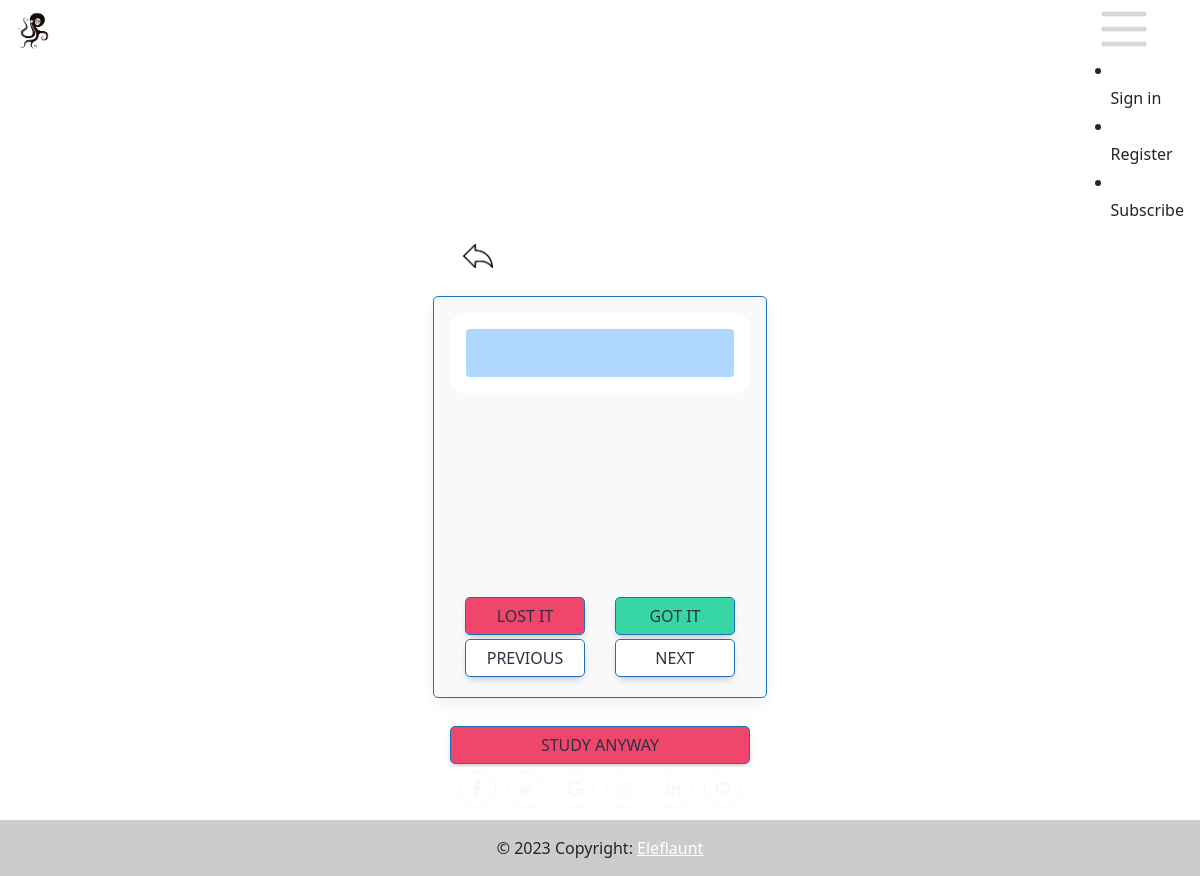
Page /study_deck/20 on the earlier database version.
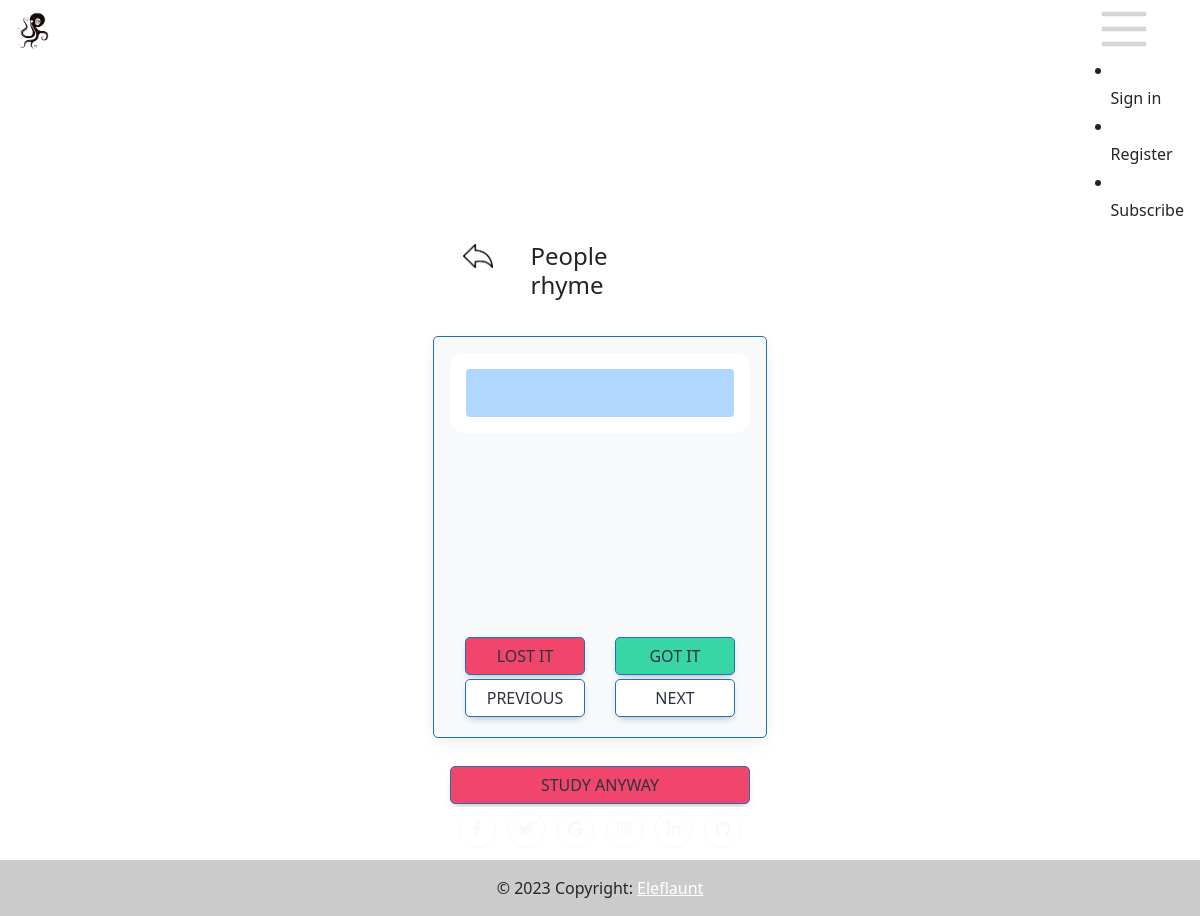
Same page on the later database version.
### app.py (models this page shows, shortened)
class Deck(db.Model):
    id = db.Column(db.Integer, primary_key=True)
    name = db.Column(db.String(50), nullable=False)
    description = db.Column(db.String(255), nullable=False)
    user_id = db.Column(db.Integer, db.ForeignKey('user.id'))
    cards = db.relationship('Card', secondary=cards, backref="decks", lazy="select")
    public = db.Column(db.Integer, default=0)
    edited = db.Column(db.Integer, default=0)
    create_method = db.Column(db.String(255), nullable=True)
    category = db.Column(db.String(255), nullable=True)
    times_accessed = db.Column(db.Integer, default=0)

### app.py (the view)
@app.route("/study_deck/<int:deck_id>", methods = ["POST", "GET"])
def study_deck(deck_id):
    deck = Deck.query.get(deck_id)
    return render_template("study_deck.html", title="Study deck", deck=deck_id, deck0 = deck)

### app.py (called while the page is built)
@app.after_request
def after_request(response):
    response.headers["Cache-Control"] = "no-cache, no-store, must-revalidate"
    response.headers["Expires"] = 0
    response.headers["Pragma"] = "no-cache"
    return response

### templates/study_deck.html (shortened to what this page needs)
{% extends "layout.html" %} {% block title %} Study {% endblock %}  {% block main_0 %}
<div class="d-flex align-items-center justify-content-center">
  <div style="max-width:700px">
    <div class="row m-3">
      <div class="col-3 d-flex align-items-center justify-content-center h-100">
        <a href="/viewdecks">
          <img src="\static\reply-arrow-outline-icon.png" alt="Return to decks" style="max-width:30px;max-height:30px;"
            class="" title="Return to decks">
        </a>
      </div>
      <div class="col-6 d-flex align-items-center justify-content-center h-100">
        <h4> {{deck0.name}} </h4>
      </div>
      <div class="col-3 d-flex align-items-center justify-content-center h-100">
      </div>
    </div>
    <div id="contain-main">
      <div class="container p-1">
        <div class="col-8-md mx-auto box_0 p-1 border-0 mw1">
          <div class="card m-1 bg-light p-3 box_study" id="cardC" style="border-radius:15px">
            <div class="col-6-md mx-auto">
              <div id="card-container mx-auto " style="min-height: 300px; width: 300px;">
                <div class="card-body" style="border-radius:15px">
                  <h3
                    class="card-title border-0 input_0 form-control form-control-lg m-0 d-flex align-items-center justify-content-center"
                    id="card-term"></h3>
                </div>
                <div style="min-height: 200px;">
                </div>
                <div class="row my-1">
                  <div class="d-flex align-items-center justify-content-center">
                    <div class="col d-flex align-items-center justify-content-center"><button class="btn box_study "
                        style="width: 120px" id="forgot-btn">Lost it</button></div>
                    <div class="col d-flex align-items-center justify-content-center"><button class="btn box_study"
                        style="width: 120px" id="remember-btn">Got it</button>
                    </div>
                  </div>
                </div>
                <div class="row my-1">
                  <div class="d-flex align-items-center justify-content-center">
                  <div class="col d-flex align-items-center justify-content-center"><button class="btn box_study"
                      style="width: 120px" id="prev-btn">Previous</button></div>
                  <div class="col d-flex align-items-center justify-content-center"><button class="btn box_study"
                      style="width: 120px" id="next-btn">Next</button></div>
                </div></div>
              </div>
            </div>
          </div>
        </div>
      </div>
    </div>
  </div>
</div>
</div>
<div class="row d-flex align-items-center justify-content-center">
  <div class="col-6 mx-auto">
    <div class="row d-flex align-items-center justify-content-center">
    </div>
    <div class="row d-flex align-items-center justify-content-center">
      <a class="btn box_warning eq_buttons ml-5" style="max-width: 300px" href="/casualmode/{{deck}}" id="force-study"
        style="display: none">Study anyway</a>
    </div>
  </div>
</div>
{% endblock %}

### templates/layout.html (shortened to what this page needs)
<!DOCTYPE html>
<html lang="en">
<head>
    <link href="..\static\style.css" rel="stylesheet" />
</head>
<body>
    <link href="https://cdnjs.cloudflare.com/ajax/libs/font-awesome/6.0.0/css/all.min.css" rel="stylesheet" />
    <link href="https://cdnjs.cloudflare.com/ajax/libs/mdb-ui-kit/6.1.0/mdb.min.css" rel="stylesheet" />
    <div class = "row">
        <div class = "col align-left">
    <a href="/"><img src="\static\logo1_small.png" alt = "logo" class="responsive navbar-brand px-2" style="max-height: 60px;"></a>
</div>
<div class = "col d-flex justify-content-end">
    <div class="dropdown align-right">
            <img src="/static/navbar_toggler_img.png" class="dropdown-toggle m-1" type="button" id="dropdownMenu2" data-bs-toggle="dropdown" aria-expanded="false">
            {% if current_user.is_authenticated %}
        <ul class="dropdown-menu dropdown-menu-end">
            <li><a href="/viewdecks" class="dropdown-item" type="button">Study</a></li>
            <li><a href="/extract2" class="dropdown-item" type="button">Create</a></li>
            <li><a  href="/account" class="dropdown-item" type="button">My account</a></li>
            <li><a  href="/logout"class="dropdown-item" type="button">Sign out</a></li>
        </ul>
        <ul class="dropdown-menu dropdown-menu-end">
            {% else %}
            <li><a  href="/login" class="dropdown-item" type="button">Sign in</a></li>
            <li><a  href="/register" class="dropdown-item" type="button">Register</a></li>
            <li><a href="/subscribe" class="dropdown-item" type="button">Subscribe</a></li>
            {% endif %}
    </div>
</div>
    <main>
        {% block main_0 %}
        {% endblock %}
    <footer class="text-center site-footer">
        <a class="btn btn-outline-light btn-floating m-1" href="#!" role="button"><i class="fab fa-facebook-f"></i></a>
        <a class="btn btn-outline-light btn-floating m-1" href="#!" role="button"><i class="fab fa-twitter"></i></a>
        <a class="btn btn-outline-light btn-floating m-1" href="#!" role="button"><i class="fab fa-google"></i></a>
        <a class="btn btn-outline-light btn-floating m-1" href="#!" role="button"><i class="fab fa-instagram"></i></a>
        <a class="btn btn-outline-light btn-floating m-1" href="#!" role="button"><i class="fab fa-linkedin-in"></i></a>
        <a class="btn btn-outline-light btn-floating m-1" href="#!" role="button"><i class="fab fa-github"></i></a>
        <div class="text-center p-3 mt-2" style="background-color: rgba(0, 0, 0, 0.2);">
            © 2023 Copyright:
            <a class="text-white" href="https://mdbootstrap.com/">Eleflaunt</a>
        </div>
    </footer>
    <link href="https://cdn.jsdelivr.net/npm/bootstrap@5.1.3/dist/css/bootstrap.min.css"
 rel="stylesheet" />
</body>
</html>

### static/style.css (style rules this page uses)
.responsive { max-width: 100%; height: auto; }
footer { background-size: cover; }
body { background-color: white !important; background-size: cover; }
.row { --mdb-gutter-x: 0.5rem !important; }
.input_0 { background-color: white !important; color: black; }
.card { background-color: white !important; }
.card-body { background-color: white !important; }
.card-title { background-color: white !important; }
.box_0 { border: 10px solid !important; align-content: center !important; background-color: white !important; border-width: 5px !important; border-radius: 20px !important; border-color: #1D71BA !important; align-self: center !important; color: #2D3142 !important; }
.box_warning { border: 10px solid !important; align-content: center !important; background-color: #F1466B !important; border-width: 1px !important; border-radius: 5px !important; border-color: #1D71BA !important; align-self: center !important; color: #2D3142 !important; }
.box_study { border: 10px solid !important; align-content: center !important; background-color: white !important; border-width: 1px !important; border-radius: 5px !important; border-color: #1D71BA !important; align-self: center !important; color: #2D3142 !important; }
body { display: flex; min-height: 100vh; flex-direction: column; }
.site-footer { margin-top: auto; }
main { flex-grow: 1; }
footer { background-color: white; }
.eq_buttons { width: 100%; margin: 3px; }
.mw1 { max-width: 400px; }
.form-control { background-color: #B0D7FF !important; }
#forgot-btn { background-color: #F1466B !important; }
#remember-btn { background-color: #37D6A4 !important; }

Differences in the rows shown:
added Deck: name "People rhyme"
